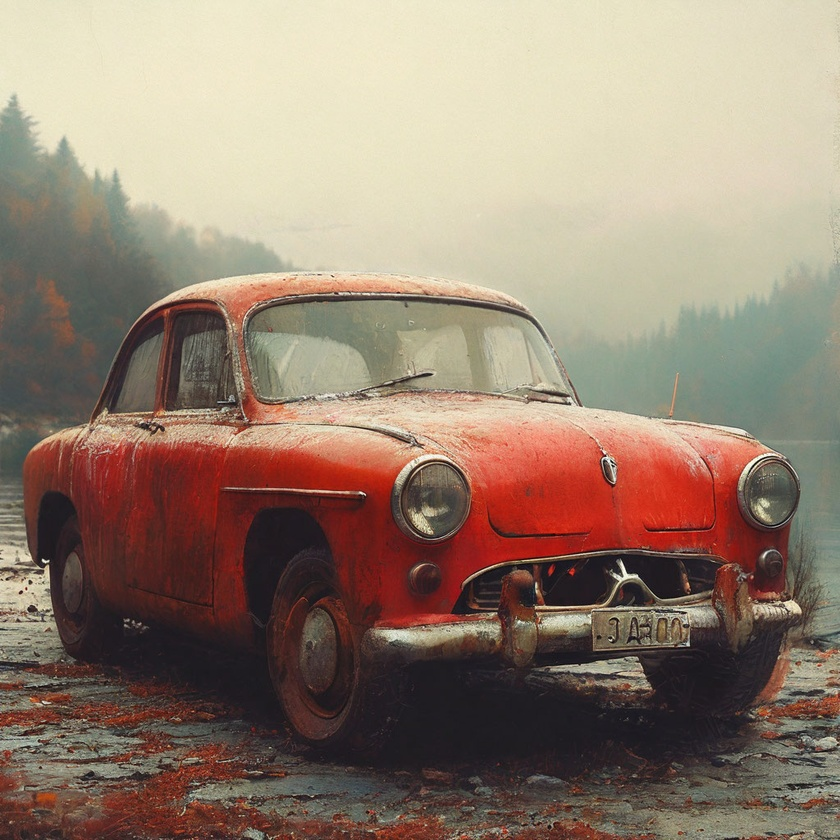
#> input picture 1.jpeg, 840 x 840 px, shrunk from 1024 x 1024 before the run
$ python main.py
#> lines starting #> are read from the running program, lines starting #| are printed output that depends on the picture
#Открытие избражения в openCV
#pip install opencv-python - установка библиотеки
import cv2

pic = cv2.imread(r"1.jpeg")
#> pic is the input picture: shape (840, 840, 3); mean B, G, R 112.3, 128.3, 147.8
mode = 0
b,g,r = cv2.split(pic)
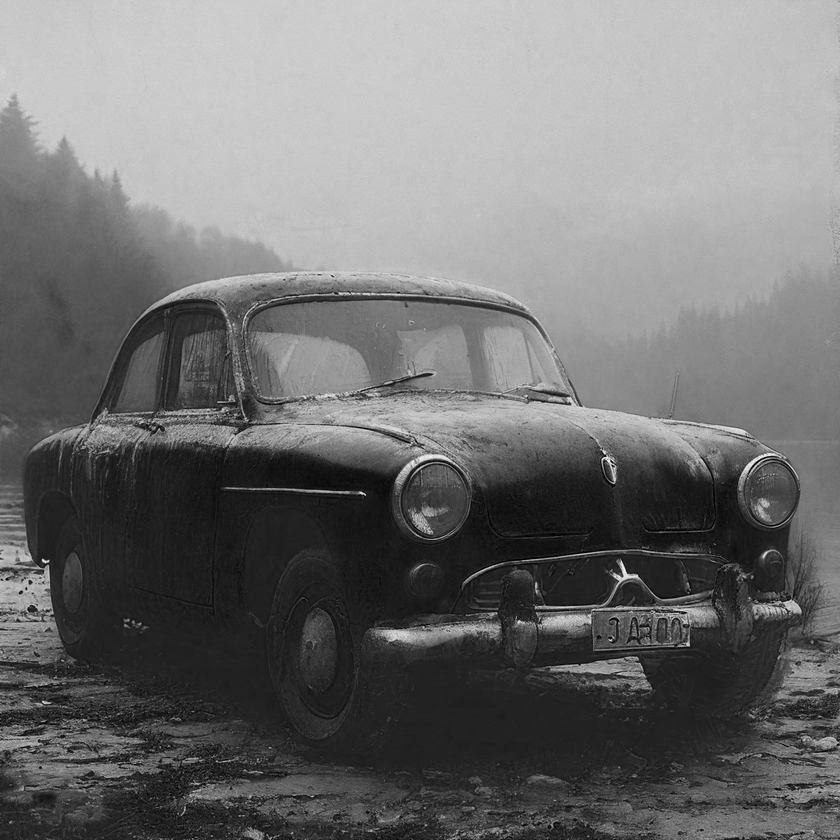
#> b: shape (840, 840); min 0, max 250, mean 112.3
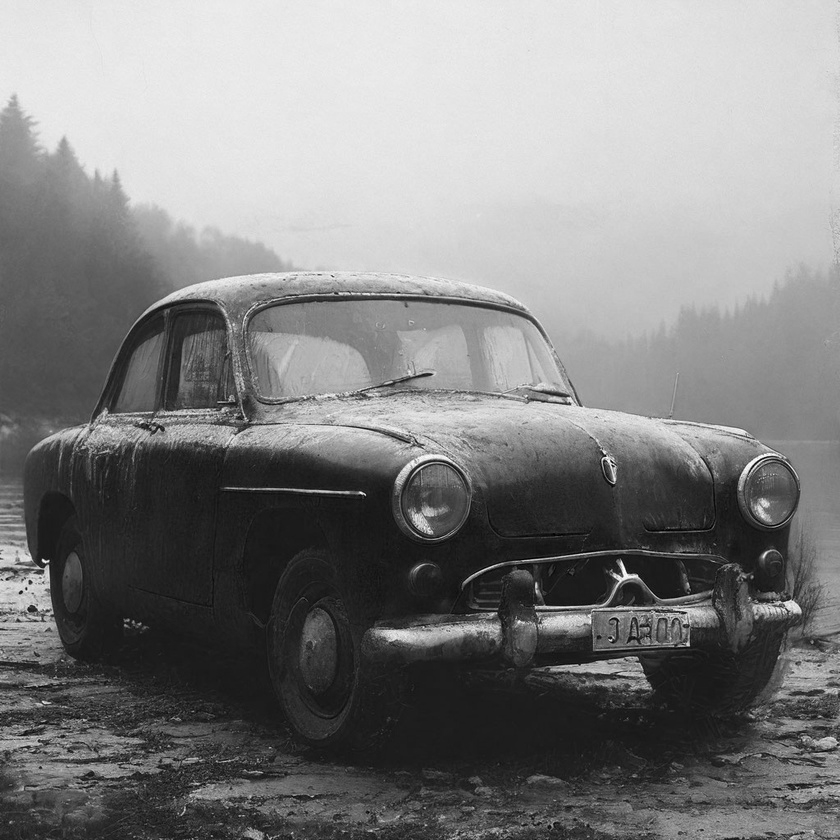
#> g: shape (840, 840); min 0, max 255, mean 128.3
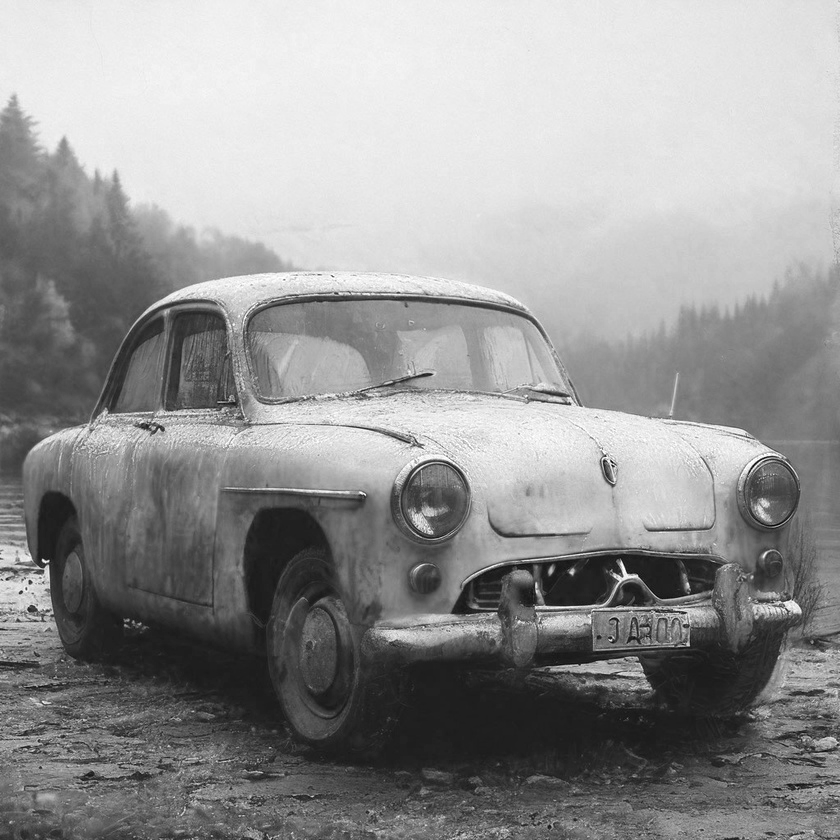
#> r: shape (840, 840); min 0, max 255, mean 147.8
while True:
    if(mode == 0):
         cv2.imshow("1",pic)

    elif(mode == 1):
        key = cv2.imshow("1",r)
    elif(mode == 2):
        key = cv2.imshow("1",g)
    elif(mode == 3):
        key = cv2.imshow("1",b)

    key=cv2.waitKey(33)
#> (key Esc is pressed here)
    print(key)
    if(key == 27):
        break
    elif(key == 114):
        mode =1
    elif(key == 103):
        mode = 2
    elif(key == 98):
        mode = 3
    elif(key == 32 ):
        mode = 0


cv2.destroyAllWindows()

$ run again, with 3.jpeg copied over 1.jpeg
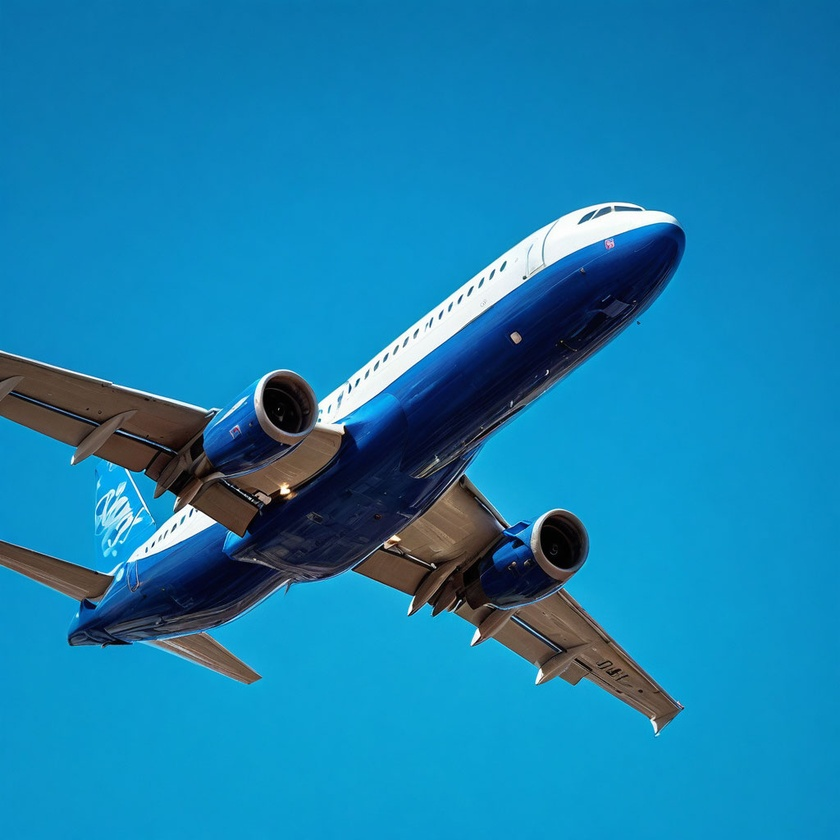
#> input picture 3.jpeg, 840 x 840 px, shrunk from 1024 x 1024 before the run
#> pic is the input picture: shape (840, 840, 3); mean B, G, R 176.2, 129.3, 23.4
#> `b,g,r = cv2.split(pic)`:
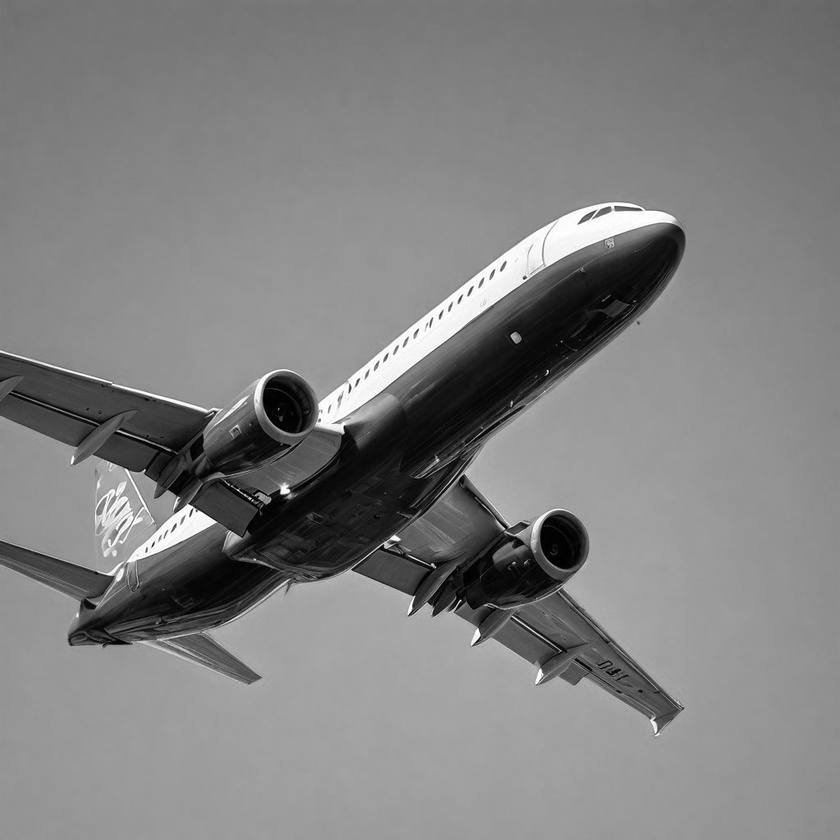
#> g: shape (840, 840); min 0, max 255, mean 129.3
#> `b,g,r = cv2.split(pic)`:
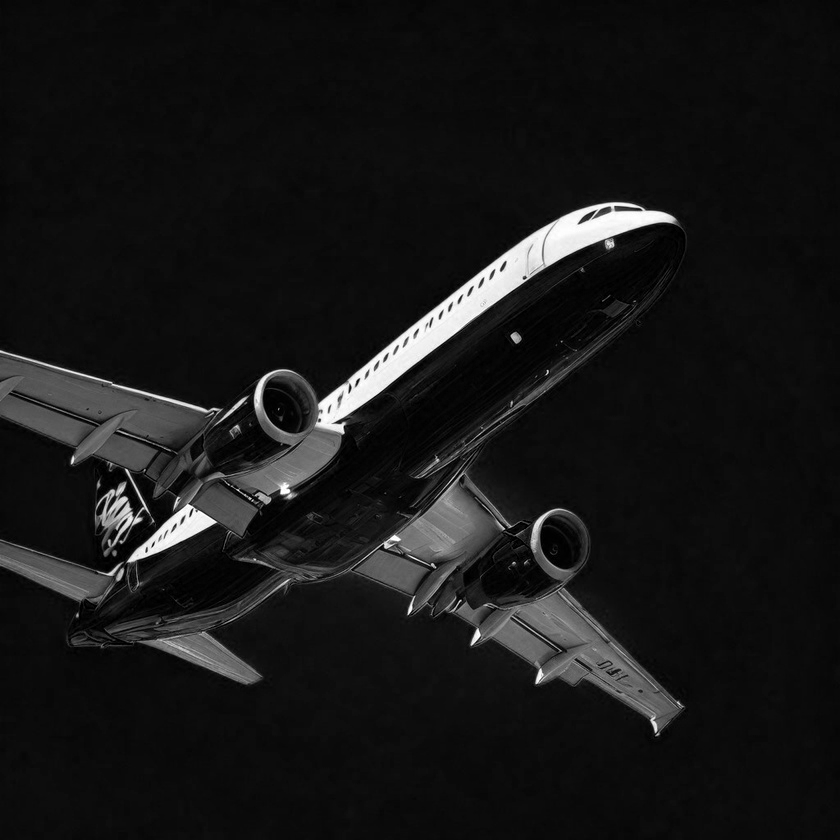
#> r: shape (840, 840); min 0, max 255, mean 23.4

$ run again, with 4.jpeg copied over 1.jpeg
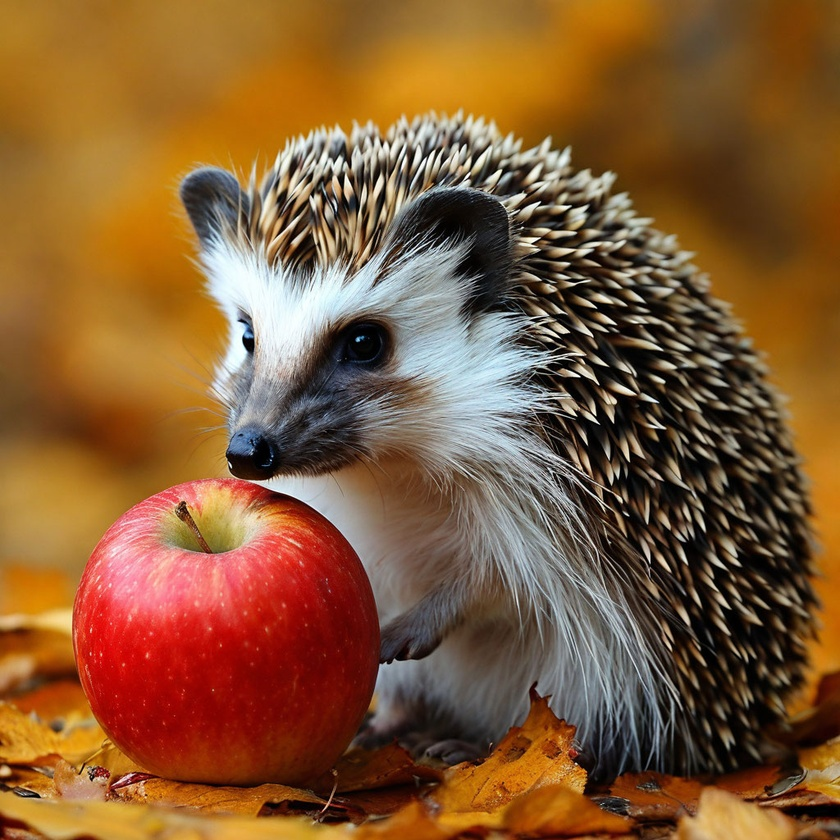
#> input picture 4.jpeg, 840 x 840 px, shrunk from 1024 x 1024 before the run
#> pic is the input picture: shape (840, 840, 3); mean B, G, R 52.7, 90.3, 131.6
#> `b,g,r = cv2.split(pic)`:
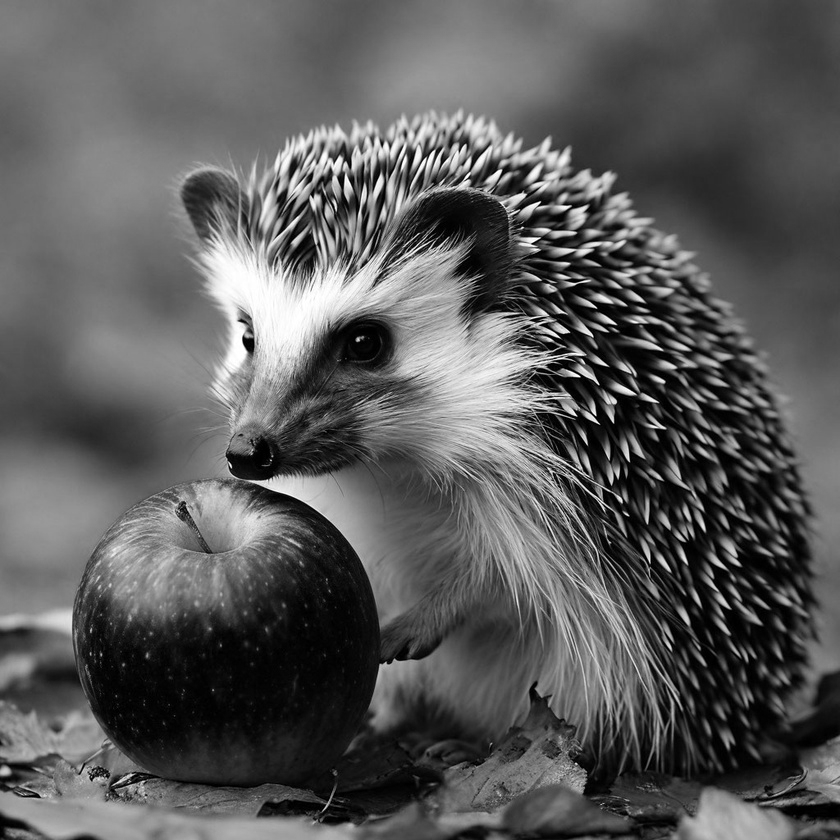
#> g: shape (840, 840); min 0, max 255, mean 90.3
#> `b,g,r = cv2.split(pic)`:
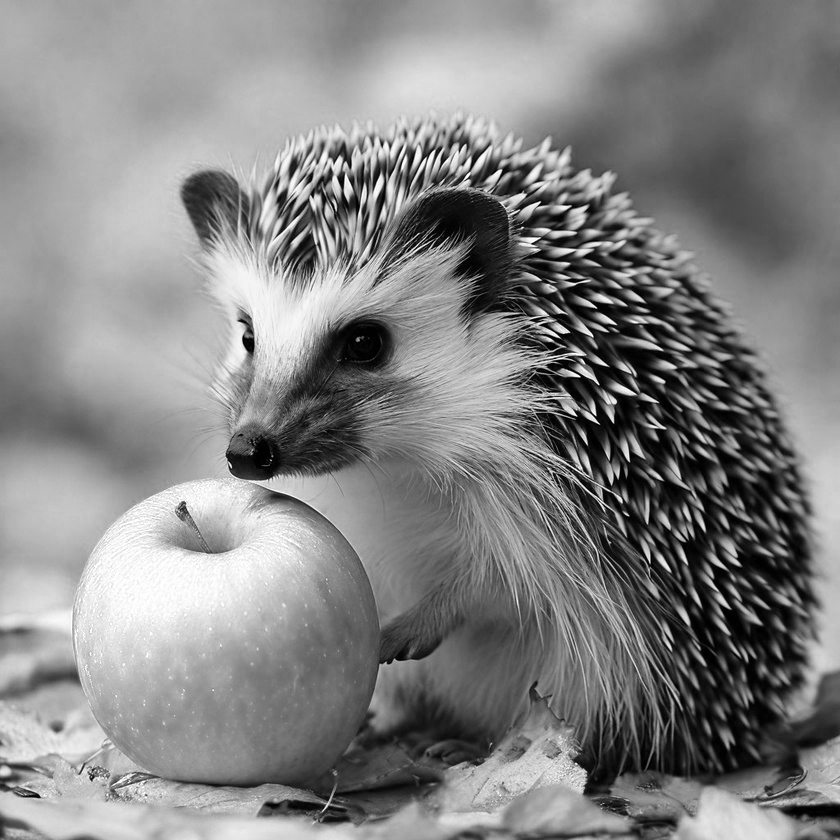
#> r: shape (840, 840); min 0, max 255, mean 131.6
